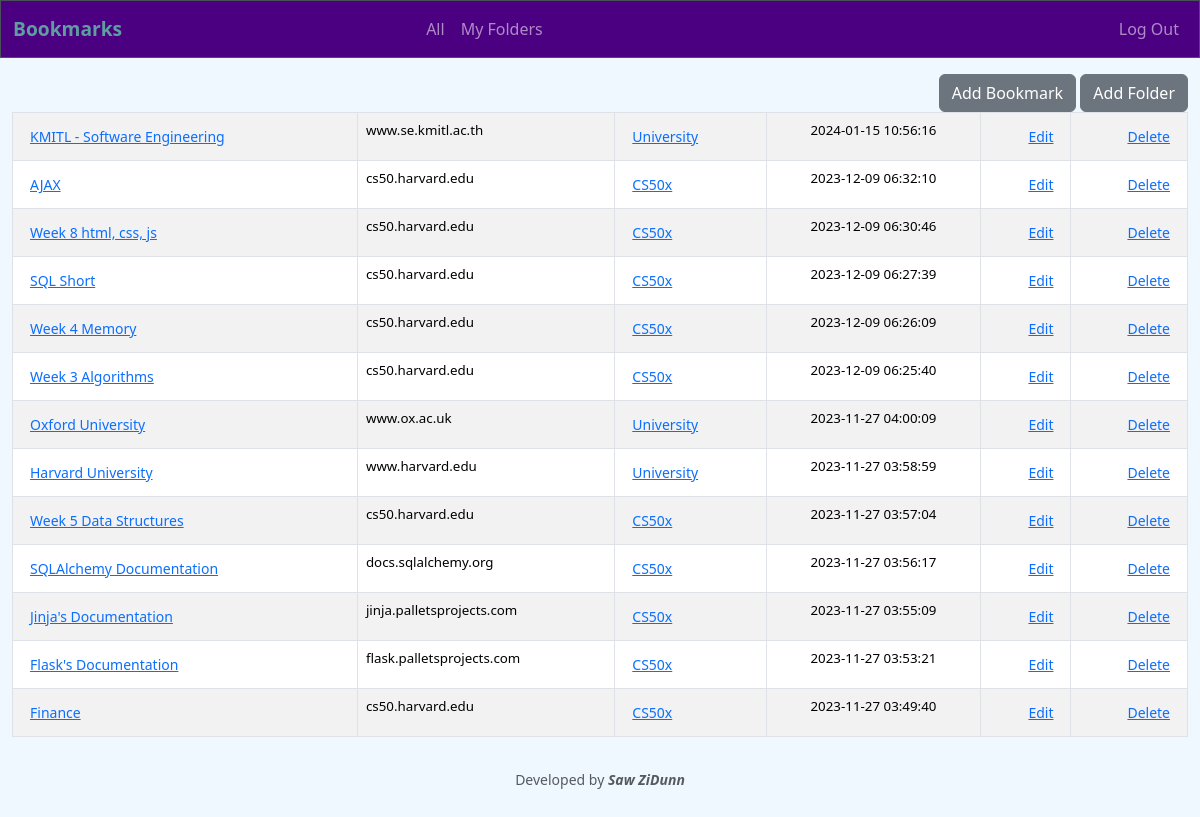
Before: / (signed in) with the older database file.
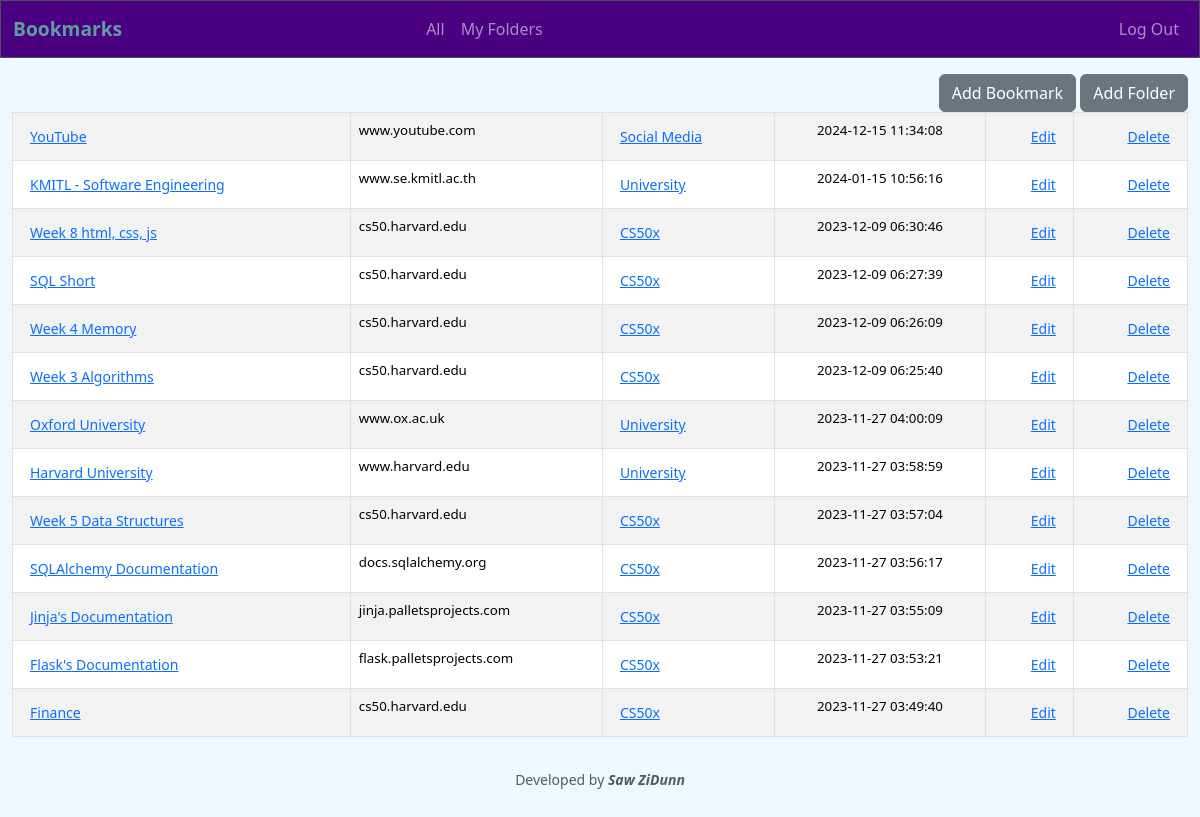
After: the same page with the newer database file.
### tables this page shows
CREATE TABLE bookmarks (
    id INTEGER PRIMARY KEY AUTOINCREMENT NOT NULL,
    name TEXT NOT NULL,
    url TEXT NOT NULL,
    folder_id INTEGER DEFAULT NULL,
    user_id INTEGER NOT NULL,
    time DATETIME NOT NULL,
    FOREIGN KEY (folder_id) REFERENCES folders(id),
    FOREIGN KEY (user_id) REFERENCES users(id)
);

CREATE TABLE folders ( id INTEGER PRIMARY KEY AUTOINCREMENT,
    user_id INTEGER NOT NULL,
    name TEXT NOT NULL,
    time DATETIME NOT NULL,
    FOREIGN KEY (user_id) REFERENCES users(id)
);

### app.py (the view)
@app.route("/", methods=["GET", "POST"])
@login_required
def index():
    bookmarks: list = db.execute(
        "SELECT name, url, id, folder_id, time FROM bookmarks WHERE user_id=? ORDER BY time DESC",
        session["user_id"])
    for dic in bookmarks:
        dic["folder_name"] = db.execute("SELECT name FROM folders WHERE id=? and user_id=?", dic["folder_id"], session["user_id"])[0]["name"]
        del dic['folder_id']
    if request.form.get("specific"):
        bookmarks = [bookmark for bookmark in bookmarks if bookmark["folder_name"] == request.form.get("specific")]
    return render_template("index.html", bookmarks=bookmarks)

### app.py (called while the page is built)
@app.after_request
def after_request(response):
    response.headers["Cache-Control"] = "no-cache, no-store, must-revalidate"
    response.headers["Expires"] = 0
    response.headers["Pragma"] = "no-cache"
    return response

### helpers.py (called while the page is built)
def login_required(f):
    @wraps(f)
    def decorated_function(*args, **kwargs):
        if session.get("user_id") is None:
            return redirect("/login")
        return f(*args, **kwargs)
    return decorated_function

def shorten_url(long_url):
    pattern = re.compile(r'(?:https?://)?([a-zA-Z0-9.-]+)')
    match = pattern.match(long_url)
    base_home_page = match.group(1) if match else None
    return base_home_page

### templates/index.html (shortened to what this page needs)
{% extends "layout.html" %} {% block title %} Index {% endblock %} {% block main
%}
<table class="table table-striped table-bordered" style="font-size: smaller">
    <tbody>
        {% for bookmark in bookmarks %}
        <tr>
            <td class="text-start">
                <button
                    class="btn btn-link btn-sm"
                    onclick="goto('{{ bookmark.url }}')"
                >
                    {{ bookmark.name }}
                </button>
            </td>
            <td class="text-start">{{ bookmark.url|shorten_url }}</td>
            <td class="text-start">
                <form action="/" method="post">
                    <button class="btn btn-link btn-sm" type="submit">
                        {{ bookmark.folder_name }}
                    </button>
                </form>
            </td>
            <td>{{ bookmark.time }}</td>
            <td class="text-end">
                <button
                    type="button"
                    data-bs-toggle="modal"
                    data-bs-target="#edit_bookmark_{{ loop.index }}"
                    class="btn btn-link btn-sm"
                >
                    Edit
                </button>
            </td>
            <td class="text-end">
                <button
                    type="button"
                    data-bs-toggle="modal"
                    data-bs-target="#delete_bookmark_{{ loop.index }}"
                    class="btn btn-link btn-sm"
                >
                    Delete
                </button>
            </td>
        </tr>
        {% endfor %}
    </tbody>
</table>
{% endblock %}

Changed rows visible on the page:
removed bookmarks: name "AJAX", url|shorten_url "cs50.harvard.edu", folder_name "CS50x", time "2023-12-09 06:32:10"
added bookmarks: name "YouTube", url|shorten_url "www.youtube.com", folder_name "Social Media", time "2024-12-15 11:34:08"
